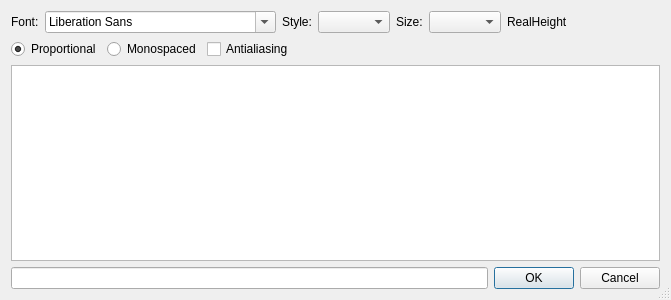
<?xml version="1.0" encoding="UTF-8"?>
<ui version="4.0">
 <class>DialogFontSelect</class>
 <widget class="QDialog" name="DialogFontSelect">
  <property name="geometry">
   <rect>
    <x>0</x>
    <y>0</y>
    <width>671</width>
    <height>300</height>
   </rect>
  </property>
  <property name="windowTitle">
   <string>Font setup</string>
  </property>
  <property name="sizeGripEnabled">
   <bool>true</bool>
  </property>
  <layout class="QVBoxLayout" name="verticalLayout">
   <item>
    <layout class="QHBoxLayout" name="horizontalLayout">
     <item>
      <widget class="QLabel" name="label">
       <property name="text">
        <string>Font:</string>
       </property>
      </widget>
     </item>
     <item>
      <widget class="QFontComboBox" name="fontComboBox"/>
     </item>
     <item>
      <widget class="QLabel" name="label_3">
       <property name="text">
        <string>Style:</string>
       </property>
      </widget>
     </item>
     <item>
      <widget class="QComboBox" name="comboBoxStyle"/>
     </item>
     <item>
      <widget class="QLabel" name="label_2">
       <property name="text">
        <string>Size:</string>
       </property>
      </widget>
     </item>
     <item>
      <widget class="QComboBox" name="comboBoxSize"/>
     </item>
     <item>
      <widget class="QLabel" name="labelRealHeight">
       <property name="text">
        <string>RealHeight</string>
       </property>
      </widget>
     </item>
     <item>
      <spacer name="horizontalSpacer">
       <property name="orientation">
        <enum>Qt::Horizontal</enum>
       </property>
       <property name="sizeHint" stdset="0">
        <size>
         <width>40</width>
         <height>20</height>
        </size>
       </property>
      </spacer>
     </item>
    </layout>
   </item>
   <item>
    <layout class="QHBoxLayout" name="horizontalLayout_3">
     <item>
      <widget class="QRadioButton" name="radioButtonProportional">
       <property name="text">
        <string>Proportional</string>
       </property>
       <property name="checked">
        <bool>true</bool>
       </property>
      </widget>
     </item>
     <item>
      <widget class="QRadioButton" name="radioButtonMonospaced">
       <property name="text">
        <string>Monospaced</string>
       </property>
      </widget>
     </item>
     <item>
      <widget class="QCheckBox" name="checkBoxAntialiasing">
       <property name="text">
        <string>Antialiasing</string>
       </property>
      </widget>
     </item>
     <item>
      <spacer name="horizontalSpacer_2">
       <property name="orientation">
        <enum>Qt::Horizontal</enum>
       </property>
       <property name="sizeHint" stdset="0">
        <size>
         <width>40</width>
         <height>20</height>
        </size>
       </property>
      </spacer>
     </item>
    </layout>
   </item>
   <item>
    <widget class="QTableView" name="tableView"/>
   </item>
   <item>
    <layout class="QHBoxLayout" name="horizontalLayout_2">
     <item>
      <widget class="QLineEdit" name="lineEdit"/>
     </item>
     <item>
      <widget class="QDialogButtonBox" name="buttonBox">
       <property name="sizePolicy">
        <sizepolicy hsizetype="Fixed" vsizetype="Fixed">
         <horstretch>0</horstretch>
         <verstretch>0</verstretch>
        </sizepolicy>
       </property>
       <property name="standardButtons">
        <set>QDialogButtonBox::Cancel|QDialogButtonBox::Ok</set>
       </property>
      </widget>
     </item>
    </layout>
   </item>
  </layout>
 </widget>
 <resources/>
 <connections>
  <connection>
   <sender>buttonBox</sender>
   <signal>accepted()</signal>
   <receiver>DialogFontSelect</receiver>
   <slot>accept()</slot>
   <hints>
    <hint type="sourcelabel">
     <x>572</x>
     <y>276</y>
    </hint>
    <hint type="destinationlabel">
     <x>335</x>
     <y>149</y>
    </hint>
   </hints>
  </connection>
  <connection>
   <sender>buttonBox</sender>
   <signal>rejected()</signal>
   <receiver>DialogFontSelect</receiver>
   <slot>reject()</slot>
   <hints>
    <hint type="sourcelabel">
     <x>572</x>
     <y>276</y>
    </hint>
    <hint type="destinationlabel">
     <x>335</x>
     <y>149</y>
    </hint>
   </hints>
  </connection>
 </connections>
</ui>
